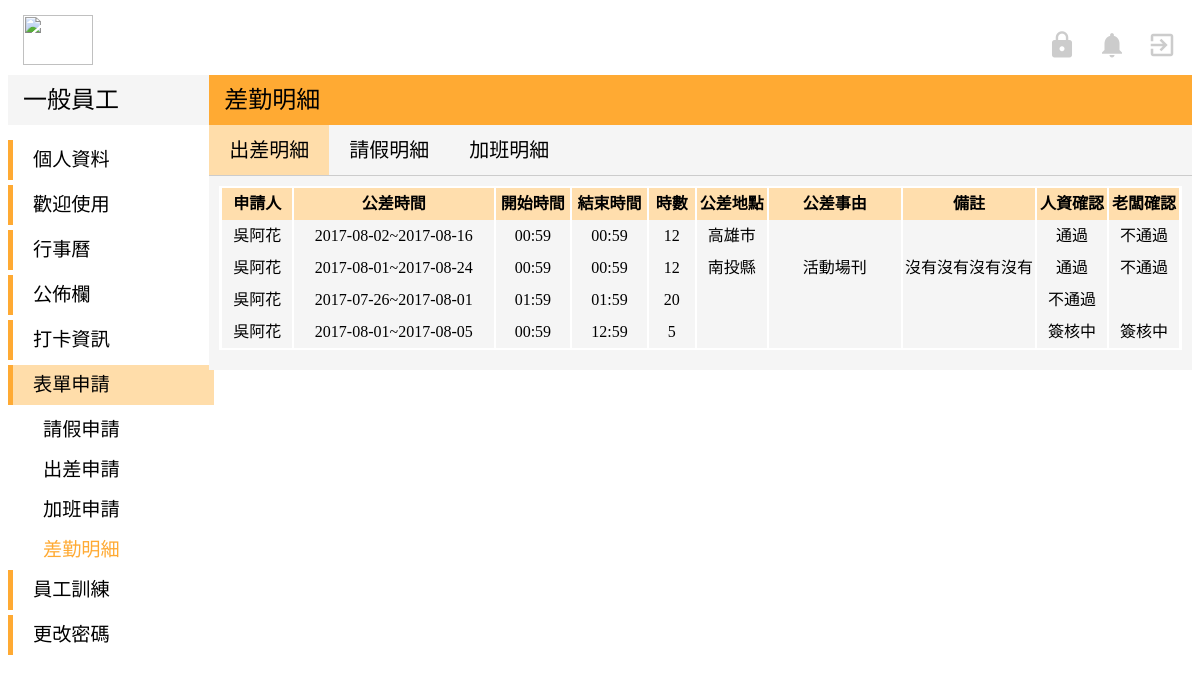
Screenshot of /user-Model/user_bTrip_list.php (signed in) with the database file from the repository.
### tables this page shows
CREATE TABLE `business` (
  `id` int(10) UNSIGNED NOT NULL,
  `b_sn` varchar(15) NOT NULL,
  `b_name` varchar(20) NOT NULL,
  `b_startDate` date NOT NULL,
  `b_endDate` date NOT NULL,
  `b_startTime` time NOT NULL,
  `b_endTime` time NOT NULL,
  `b_totalTime` varchar(20) NOT NULL,
  `b_location` varchar(20) NOT NULL,
  `b_state` varchar(20) NOT NULL,
  `b_comment` varchar(50) DEFAULT NULL,
  `b_month` varchar(20) NOT NULL,
  `b_hrCheck` varchar(20) NOT NULL DEFAULT '簽核中',
  `b_bossCheck` varchar(10) NOT NULL DEFAULT '簽核中',
  `b_applyDate` timestamp NOT NULL DEFAULT CURRENT_TIMESTAMP ON UPDATE CURRENT_TIMESTAMP,
  `b_reason` varchar(300) DEFAULT NULL
);

### user-Model/user_bTrip_list.php (the view, shortened to what this page needs)
<!DOCTYPE html>
<?php
$servername = "localhost";
$username = "root";
$password = "root";
$dbname = "peopleresource";
try {
    $conn = mysqli_connect($servername,$username ,$password,$dbname);
    $sql = "SELECT * FROM business WHERE b_name='".$_SESSION['name']."'";
    $result = mysqli_query($conn,$sql);
    }
catch(PDOException $e)
    {
    echo $sql . "<br>" . $e->getMessage();
    }
?>
<html>
<head>
	<link rel="stylesheet" href="../view/indexStyle.css">
</head>
<body>
  <div class="top">
	<img class="titleImg" src="https://cdn.unwire.hk/wp-content/uploads/2014/10/facebook-user.jpg" width="70" height="50">
		<a href="../Controller/log_logout.php">
			<i id="topIcon" class="material-icons" >exit_to_app</i>
		</a>
		<a href="#">
			<i id="topIcon" class="material-icons">notifications</i>
		</a>
    <?php if ($_SESSION['root'] == 'admin'){?>
		    <a href="../admin-Model/admin_index.php">
			    <i id="topIcon" class="material-icons">https</i>
		    </a><?php }
    ?>
	</div>
	<div class="down">
		<div class="left">
			<div class="left-top">
				<p class="left-top-title">一般員工</p>
			</div>
			<div class="left-bottom">
				<div class="left-title" >
					<a href="user_profile.php" style="margin:auto 20px">個人資料</a>
				</div>
				<div class="left-title">
					<a href="user_introduction.php" style="margin:auto 20px">歡迎使用</a>
				</div>
				<div class="left-title">
					<a href="user_index.php"style="margin:auto 20px">行事曆</a>
				</div>
				<div class="left-title">
					<a href="user_news.php" style="margin:auto 20px">公佈欄</a>
				</div>
				<div class="left-title">
					<a href="#" style="margin:auto 20px">打卡資訊</a>
				</div>
				<div class="left-title" style="background-color:#FFDDAA">
					<p style="margin:auto 20px">表單申請</p>
				</div>
					<div  class="left-list">
						<a href="user_leave.php" style="margin:auto 35px">請假申請</a>
					</div>
					<div class="left-list">
						<a href="user_bTrip.php" style="margin:auto 35px">出差申請</a>
					</div>
					<div class="left-list">
						<a href="user_overtime.php" style="margin:auto 35px">加班申請</a>
					</div>
					<div class="left-list">
						<p style="margin:auto 35px;color:#FFAA33;font-weight:500">差勤明細</p>
					</div>
				<div class="left-title">
					<a href="#" style="margin:auto 20px">員工訓練</a>
				</div>
        <div class="left-title">
          <a href="#" style="margin:auto 20px">更改密碼</a>
        </div>
			</div>
		</div>
		<div class="right">
			<div class="right-top">
				<p class="right-top-title">差勤明細</p>
			</div>
      <div class="right-bottom">
  			<div style="width:100%;height:50px;margin:auto;;border-bottom:solid 1px #CCC;">
          <div style="float:left;background-color:#FFDDAA">
  					<p class="right-title">出差明細</p>
          </div>
          <div style="float:left">
  					<a href="user_leave_list.php" class="right-title">請假明細</a>
          </div>
          <div style="float:left">
  					<a href="user_overtime_list.php" class="right-title">加班明細</a>
          </div>
  			</div>
  			<div  style="margin-left:10px;margin-right:10px">
    			<table cellspacing="0"  style="border:solid 2px white ">
            <tr>
            <th style="min-width:7.5%;width:7.5%">申請人</th>
    				<th style="min-width:21%;width:21%">公差時間</th>
    				<th style="min-width:8%;width:8%">開始時間</th>
    				<th style="min-width:8%;width:8%">結束時間</th>
    				<th style="min-width:5%;width:5%">時數</th>
    				<th style="min-width:7.5%;width:7.5%">公差地點</th>
    				<th style="min-width:14%;width:14%">公差事由</th>
    				<th style="min-width:14%;width:14%">備註</th>
            <th style="min-width:7.5%;width:7.5%">人資確認</th>
    				<th style="min-width:7.5%;width:7.5%">老闆確認</th>
            </tr>
      			<?php
      			while($row = mysqli_fetch_array($result)) {
      			?>
  			    <tr>
      				<td><?php echo $row["b_name"]; ?></td>
      				<td><?php echo $row["b_startDate"]?>~<?php echo $row["b_endDate"];?></td>
      				<td><?php echo substr($row["b_startTime"],0,-3);?></td>
      				<td><?php echo substr($row["b_endTime"],0,-3);?></td>
      				<td><?php echo $row["b_totalTime"]?></td>
      				<td><?php echo $row["b_location"];?></td>
      				<td><?php echo $row["b_state"];?></td>
      				<td><?php echo $row["b_comment"];?></td>
      				<td><?php echo $row["b_hrCheck"]; ?></td>
      				<td><?php echo $row["b_bossCheck"]; ?></td>
      			</tr>
    			  <?php } ?>
    			</table>
  		  </div>
  	  </div>
    </div>
  </div>
</body>
</html>

### view/indexStyle.css (style rules this page uses)
a { text-decoration:none; }
a:link { color: black; }
.top { width:100%; height:60px; background-color:white; margin-top:15px; }
.titleImg { float:left; margin-left:15px; }
#topIcon { margin-top:15px; margin-right:15px; margin-left:5px; float:right; font-size:30px; color:#CCC; }
.down { width:100%; height:auto; background-color:white; margin:auto; }
.left { width:17%; height:auto; background-color:white; margin:auto; float:left; }
.left-top { width:100%; height:50px; background-color:#F5F5F5; margin:auto; }
.left-top-title { line-height:50px; font-family:Microsoft JhengHei; font-size:150%; margin:auto 15px; font-weight: 500; }
.left-bottom { margin-top: 15px; }
.left-title { width:100%; height:40px; text-align:left; font-family:Microsoft JhengHei; border-left:solid 5px #FFAA33; margin-bottom:5px; line-height:40px; font-size:120%; }
.left-list { width:100%; height:40px; text-align:left; font-family:Microsoft JhengHei; font-size:18px; color:#666666; font-size:120%; line-height:40px; font-weight: 300; }
.right { width:83%; height:auto; background-color:#F5F5F5; margin:auto; float:right; padding-bottom: 20px; }
.right-top { width:100%; height:50px; background-color:#FFAA33; margin:auto; }
.right-top-title { line-height:50px; font-family:Microsoft JhengHei; font-size:150%; margin:auto 15px; font-weight: 500; }
.right-title { line-height:50px; margin:auto 20px; font-size:20px; font-family: Microsoft JhengHei; }
table { margin-top:10px; font-family:Microsoft JhengHei; font-size:16px; line-height:30px; word-wrap:break-word; word-break: break-all; }
td,th,tr { font-family:Microsoft JhengHei; font-size:16px; text-align:center; }

### user-Model/user_bTrip_list.php (style rules this page uses)
th { background-color:#FFDEAD; }
td,tr,th { border-left: solid 1px white; border-right: solid 1px white; }
table { width:100%; }

### rows the page displays
business: b_name "吳阿花", b_startDate "2017-08-02", b_endDate "2017-08-16", b_startTime "00:59", b_endTime "00:59", b_totalTime "12", b_location "高雄市", b_hrCheck "通過", b_bossCheck "不通過"
business: b_name "吳阿花", b_startDate "2017-08-01", b_endDate "2017-08-24", b_startTime "00:59", b_endTime "00:59", b_totalTime "12", b_location "南投縣", b_state "活動場刊", b_comment "沒有沒有沒有沒有", b_hrCheck "通過", b_bossCheck "不通過"
business: b_name "吳阿花", b_startDate "2017-07-26", b_endDate "2017-08-01", b_startTime "01:59", b_endTime "01:59", b_totalTime "20", b_hrCheck "不通過"
business: b_name "吳阿花", b_startDate "2017-08-01", b_endDate "2017-08-05", b_startTime "00:59", b_endTime "12:59", b_totalTime "5", b_hrCheck "簽核中", b_bossCheck "簽核中"
